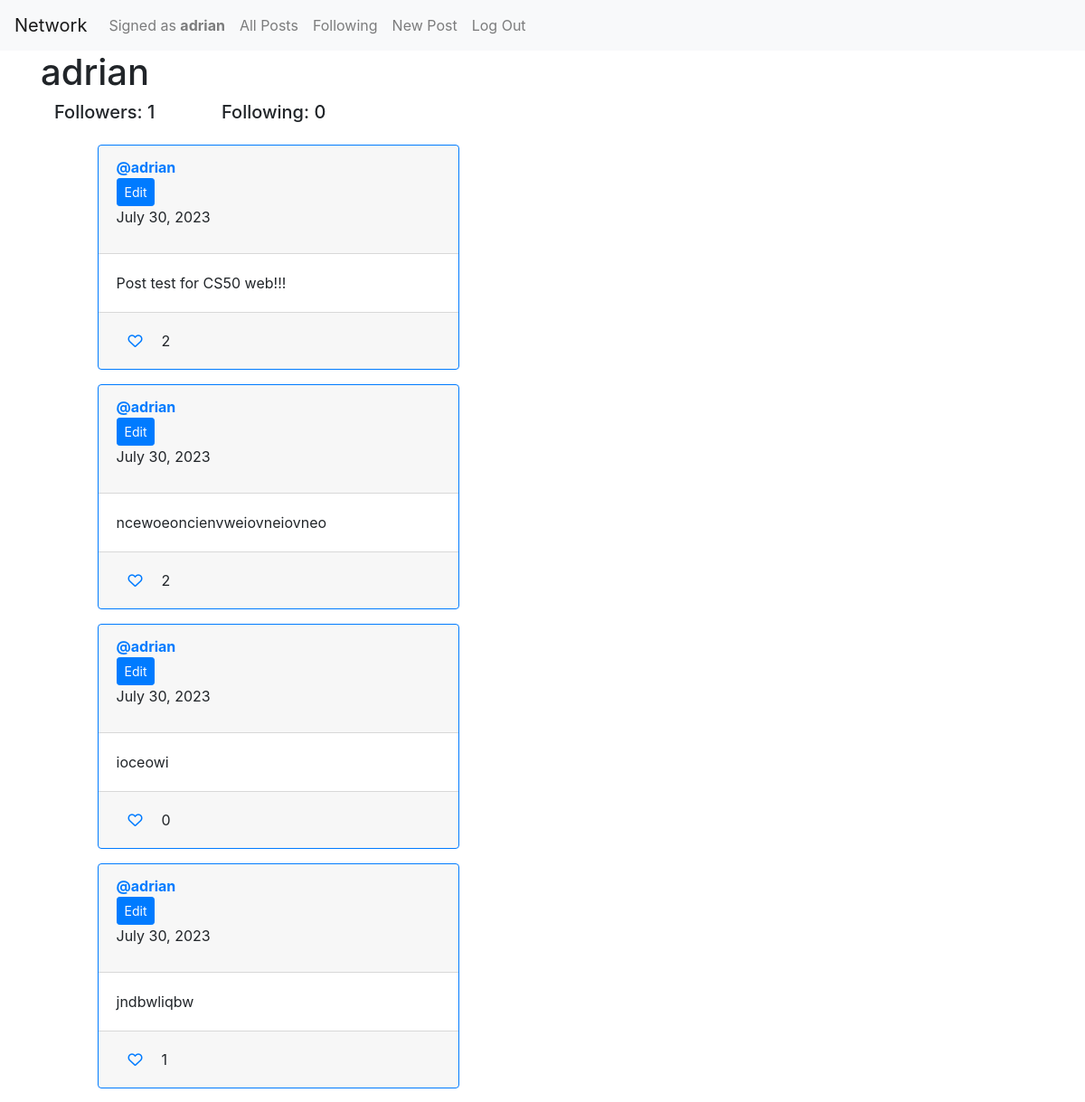
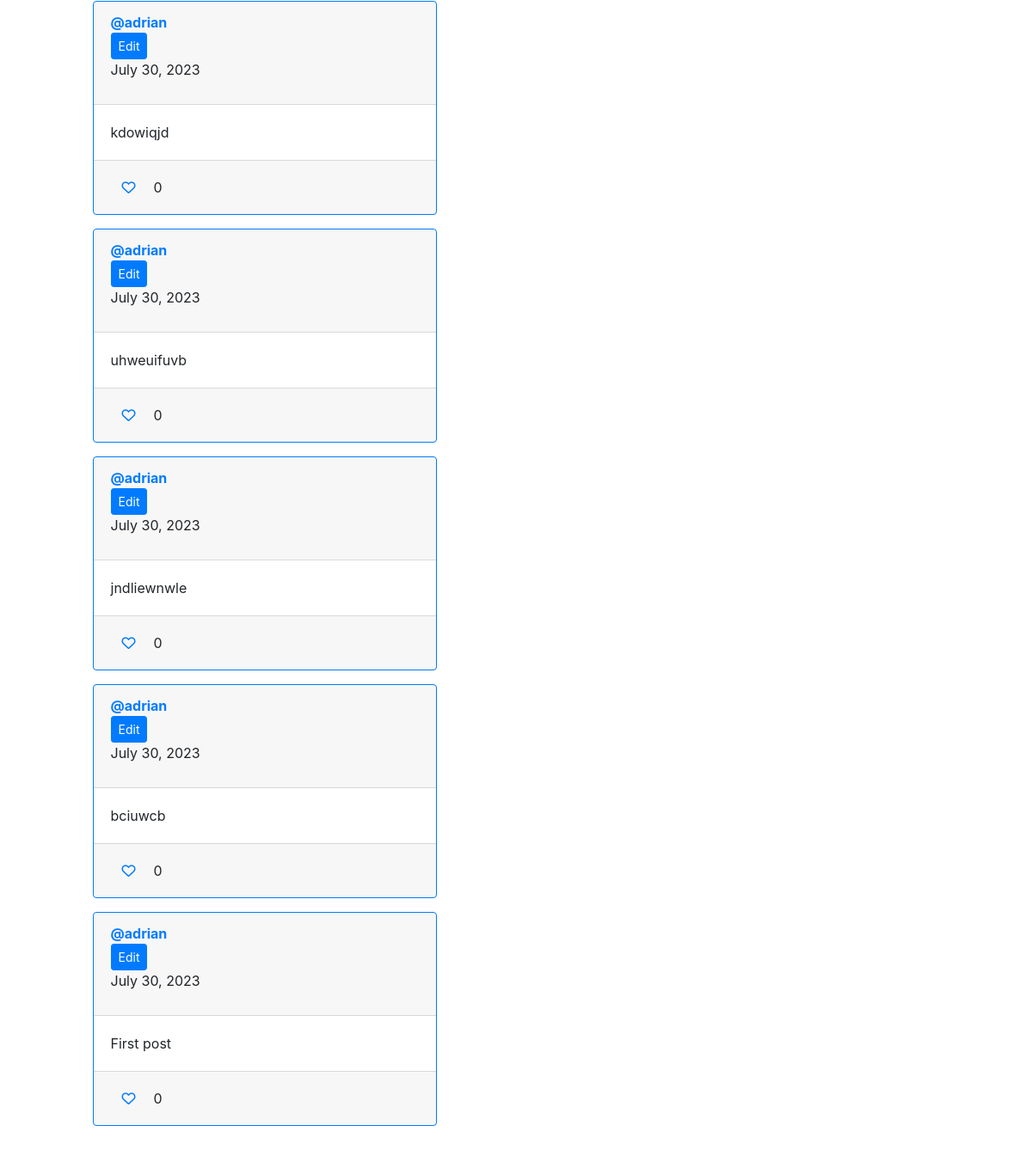
/profile/2 (signed in), run on the app's committed database (2 pictures, top to bottom).
### network/models.py (models this page shows, shortened)
class User(AbstractUser):
    pass

class Post(models.Model):
    poster = models.ForeignKey(User,on_delete=models.CASCADE, related_name="poster")
    text = models.CharField(max_length=200)
    posted_on = models.DateField(default=datetime.now)

### network/views.py (the view)
# urls.py: path("profile/<int:userId>",views.profile,name="profile"),
@login_required(login_url='login')
def profile(request,userId):
    if request.method == "GET":
        user = User.objects.get(pk=userId)
        userPosts = Post.objects.filter(poster=user).order_by("id").reverse()
        paginator = Paginator(userPosts,10)
        pageNumber = request.GET.get('page')
        postsPage = paginator.get_page(pageNumber)
        followers = Follow.objects.filter(userFollowed=user)
        following = Follow.objects.filter(user=user)
        likes = {}
        for p in userPosts:
            like = len(Like.objects.filter(post=p))
            likes[p.id] = like
        try:
            if Follow.objects.get(user=request.user,userFollowed=user):
                isFollowing =  True
        except:
            isFollowing = False
        return render(request, "network/profile.html",{
            "posts": userPosts,
            "postsPage": postsPage,
            "username": user.username,
            "following": len(following),
            "followers": len(followers),
            "profile": user,
            "isFollowing": isFollowing,
            "likes": likes
        })

### network/views.py (called while the page is built)
@register.filter
def get_item(dictionary, key):
    return dictionary.get(key)

### network/templates/network/profile.html (shortened to what this page needs)
{% extends "network/layout.html" %}
{% load static %}
{% block body %}
    <div class="container">
        <h1>{{username}}</h1>
        <div class="row">
            <h5 class="col-2">Followers: {{followers}}</h5>
            <h5 class="col-2">Following: {{following}}</h5>
        </div>
    </div>
    <div class="container-fluid mt-3">
        <div class="column">
        {% for post in postsPage %}
            <div class="col-lg-6 col-md-8 col-sm-10 mt-3">
                <div class="card border-primary">
                <div class="card-header">
                    <strong><a href="{% url 'profile' userId=post.poster.id %}">@{{ post.poster}}</a></strong>
                    <br>
                    <button type="button" class="btn btn-primary btn-sm" data-toggle="modal" data-target="#modal_editPost_{{post.id}}">Edit</button>
                    <p>{{post.posted_on}}</p>
                </div>
                <div class="card-body">
                    <p class="card-text" id="text_{{post.id}}">{{ post.text }}</p>
                </div>
                <div class="card-footer">
                    <div class="d-flex align-items-center">
                        <button class="btn btn-link like-btn" id="button_like_{{post.id}}" onclick="likeHandler('{{post.id}}')">
                            {% if post in postsYouLiked%}
                                <i class="fas fa-heart" id="heart_{{post.id}}"></i>
                            {% else %}
                                <i class="far fa-heart" id="heart_{{post.id}}"></i>
                            {% endif %}
                        </button>
                        <p id="numberLikes_{{post.id}}" class="mb-0 ml-2">{{ likes|get_item:post.id }}</p>
                    </div>
                </div>
                </div>
            </div>
        {% endfor %}
        </div>
    </div>
    <br>
{% endblock %}

### network/templates/network/layout.html (shortened to what this page needs)
{% load static %}
<!DOCTYPE html>
<html lang="en">
    <head>
        <link rel="stylesheet" href="https://stackpath.bootstrapcdn.com/bootstrap/4.4.1/css/bootstrap.min.css">
        <link rel="stylesheet" href="https://cdnjs.cloudflare.com/ajax/libs/font-awesome/6.0.0-beta3/css/all.min.css">
        <link href="{% static 'network/styles.css' %}" rel="stylesheet">
    </head>
    <body>
        <nav class="navbar navbar-expand-lg navbar-light bg-light">
            <a class="navbar-brand" href="#">Network</a>
            <div>
              <ul class="navbar-nav mr-auto">
                {% if user.is_authenticated %}
                    <li class="nav-item">
                        <a class="nav-link" href="{% url 'profile' userId=user.id %}">Signed as <strong>{{ user.username }}</strong></a>
                    </li>
                {% endif %}
                <li class="nav-item">
                  <a class="nav-link" href="{% url 'index' %}">All Posts</a>
                </li>
                {% if user.is_authenticated %}
                    <li class="nav-item">
                        <a class="nav-link" href="{% url 'following' %}">Following</a>
                    </li>
                    <li>
                        <a class="nav-link" href="{% url 'newPost' %}">New Post</a>
                    </li>
                    <li class="nav-item">
                        <a class="nav-link" href="{% url 'logout' %}">Log Out</a>
                    </li>
                {% endif %}
              </ul>
            </div>
          </nav>
        <div class="body">
            {% block body %}
            {% endblock %}
        </div>
    </body>
</html>

### network/static/network/styles.css (style rules this page uses)
.card { max-width: 400px; margin: 0 auto; }
.row { margin-left: 0; margin-right: 0; }

### data on the page
User: username "adrian"
Post: poster "adrian", posted_on "July 30, 2023", text "Post test for CS50 web!!!", id "2"
Post: poster "adrian", posted_on "July 30, 2023", text "ncewoeoncienvweiovneiovneo", id "2"
Post: poster "adrian", posted_on "July 30, 2023", text "ioceowi", id "0"
Post: poster "adrian", posted_on "July 30, 2023", text "jndbwliqbw", id "1"
Post: poster "adrian", posted_on "July 30, 2023", text "kdowiqjd", id "0"
Post: poster "adrian", posted_on "July 30, 2023", text "uhweuifuvb", id "0"
Post: poster "adrian", posted_on "July 30, 2023", text "jndliewnwle", id "0"
Post: poster "adrian", posted_on "July 30, 2023", text "bciuwcb", id "0"
Post: poster "adrian", posted_on "July 30, 2023", text "First post", id "0"

### other printed values
{{ followers }} "1"
{{ following }} "0"
